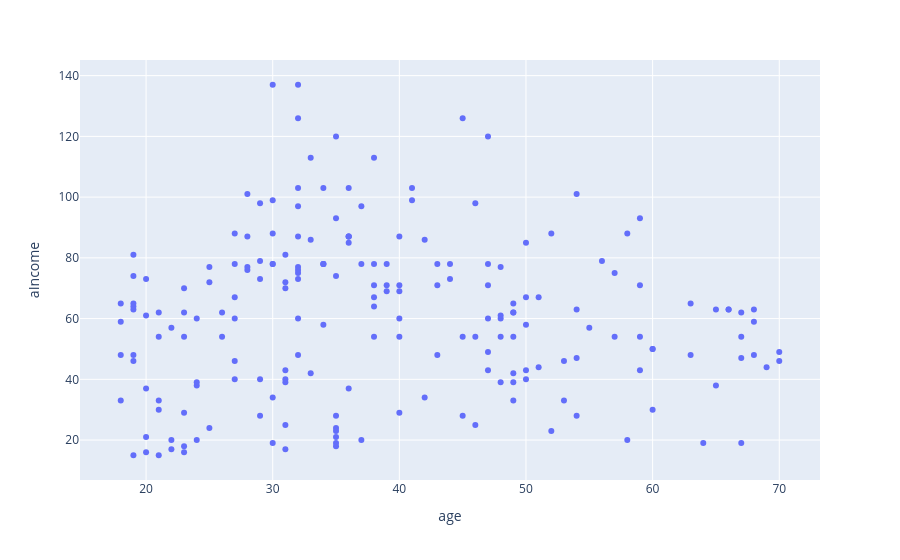

Notebook cell for this chart:
### Code cell
import plotly.express as px

px.scatter(df, x="age", y="aIncome")

### Figure 1 — Plotly figure (JSON) as saved in the notebook; plotly's stock layout.template omitted (floating-point values rounded to 4 significant figures; data arrays with more than 128 entries replaced by an {"elided": "..."} marker saying what was removed)
{"data": [{"hovertemplate": "age=%{x}<br>aIncome=%{y}<extra></extra>", "legendgroup": "", "marker": {"color": "#636efa", "symbol": "circle"}, "mode": "markers", "name": "", "orientation": "v", "showlegend": false, "type": "scatter", "x": {"elided": "200 int values"}, "xaxis": "x", "y": {"elided": "200 int values"}, "yaxis": "y"}], "layout": {"legend": {"tracegroupgap": 0}, "margin": {"t": 60}, "xaxis": {"anchor": "y", "domain": [0, 1], "title": {"text": "age"}}, "yaxis": {"anchor": "x", "domain": [0, 1], "title": {"text": "aIncome"}}}}
